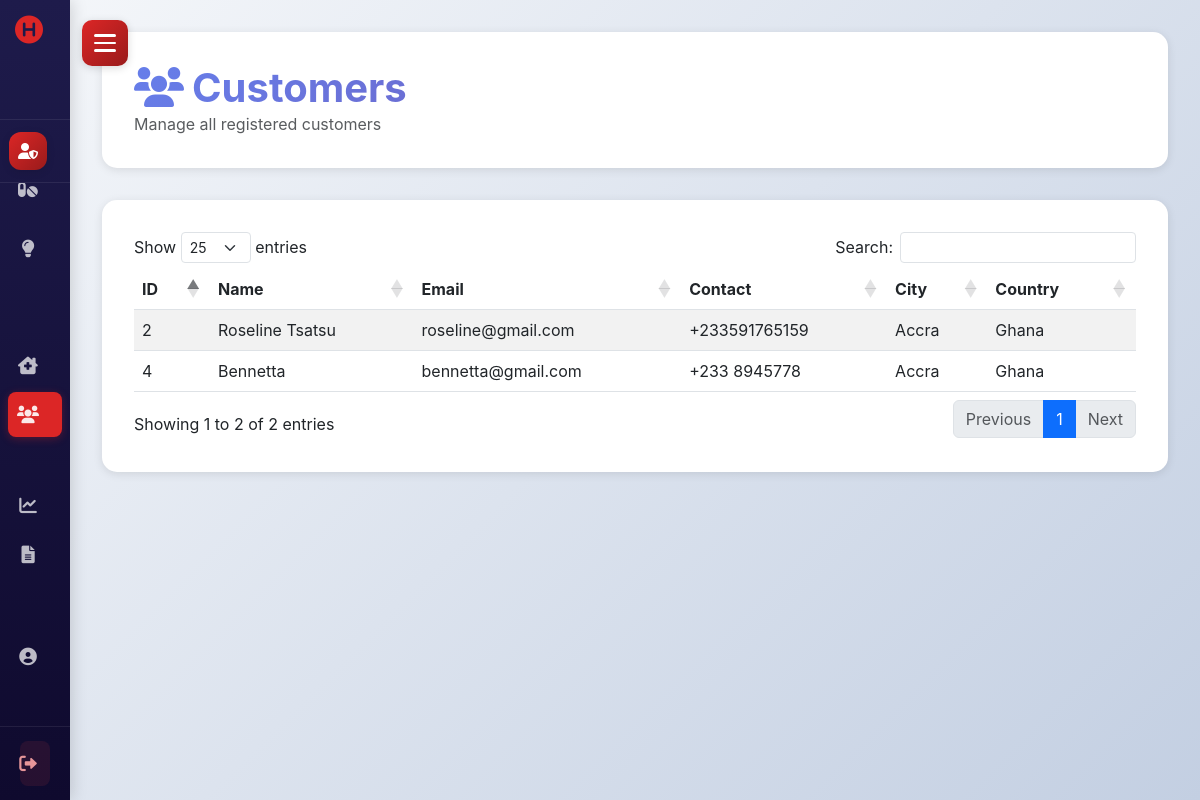
Screenshot of /admin/customers.php (signed in) with the database file from the repository.
### tables this page shows
CREATE TABLE `customer` (
  `customer_id` int(11) NOT NULL,
  `customer_name` varchar(100) NOT NULL,
  `customer_email` varchar(50) NOT NULL,
  `customer_pass` varchar(150) NOT NULL,
  `customer_country` varchar(30) NOT NULL,
  `customer_city` varchar(30) NOT NULL,
  `customer_contact` varchar(15) NOT NULL,
  `customer_image` varchar(100) DEFAULT NULL,
  `user_role` int(11) NOT NULL COMMENT '0=Super Admin, 1=Pharmacy Owner, 2=Customer'
);

### settings/db_class.php (called while the page is built, shortened)
<?php
class db_connection {
    public function db_connect() {
        try {
            $this->db = new mysqli(SERVER, USERNAME, PASSWD, DATABASE);
            return true;
        } catch (Exception $e) {
            error_log("Database connection error: " . $e->getMessage());
            die("Database connection failed. Please try again later.");
        }
    }
}

### controllers/customer_controller.php (called while the page is built, shortened)
<?php
require_once '../classes/customer_class.php';
function get_all_users_by_role_ctr($role) {
    try {
        $customer = new Customer();
        return $customer->getAllUsersByRole($role);
    } catch (Exception $e) {
        error_log("Get users by role controller error: " . $e->getMessage());
        return [];
    }
}
?>

### classes/customer_class.php (called while the page is built, shortened)
<?php
require_once '../settings/db_class.php';
class Customer extends db_connection {
    public function getAllUsersByRole($role) {
        try {
            $stmt = $this->db->prepare("SELECT * FROM customer WHERE user_role = ? ORDER BY customer_name ASC");
            $stmt->bind_param("i", $role);
            $stmt->execute();
            $result = $stmt->get_result();
            $users = [];
            while ($row = $result->fetch_assoc()) {
                $users[] = $row;
            }
            return $users;
        } catch (Exception $e) {
            error_log("Get users by role error: " . $e->getMessage());
            return [];
        }
    }
}

### admin/customers.php (the view, shortened to what this page needs)
<?php
require_once('../settings/core.php');
require_once('../controllers/customer_controller.php');
$customers = get_all_users_by_role_ctr(2);
?>
<!DOCTYPE html>
<html lang="en">
<head>
    <link href="https://cdn.jsdelivr.net/npm/bootstrap@5.3.0/dist/css/bootstrap.min.css" rel="stylesheet">
    <link rel="stylesheet" href="https://cdnjs.cloudflare.com/ajax/libs/font-awesome/6.0.0/css/all.min.css">
    <link rel="stylesheet" href="https://cdn.datatables.net/1.13.4/css/dataTables.bootstrap5.min.css">
    <link rel="stylesheet" href="../css/sidebar.css?v=2.2">
</head>
<body>
    <?php include('../view/components/sidebar_super_admin.php'); ?>
    <div class="main-content">
        <div class="page-header">
            <h1><i class="fas fa-users me-2"></i>Customers</h1>
            <p class="text-muted mb-0">Manage all registered customers</p>
        </div>
        <div class="customers-container">
            <table id="customersTable" class="table table-striped table-hover">
                <thead>
                    <tr>
                        <th>ID</th>
                        <th>Name</th>
                        <th>Email</th>
                        <th>Contact</th>
                        <th>City</th>
                        <th>Country</th>
                    </tr>
                </thead>
                <tbody>
                    <?php foreach ($customers as $customer): ?>
                        <tr>
                            <td><?php echo $customer['customer_id']; ?></td>
                            <td><?php echo htmlspecialchars($customer['customer_name']); ?></td>
                            <td><?php echo htmlspecialchars($customer['customer_email']); ?></td>
                            <td><?php echo htmlspecialchars($customer['customer_contact']); ?></td>
                            <td><?php echo htmlspecialchars($customer['customer_city']); ?></td>
                            <td><?php echo htmlspecialchars($customer['customer_country']); ?></td>
                        </tr>
                    <?php endforeach; ?>
                </tbody>
            </table>
        </div>
    </div>
</body>
</html>

### view/components/sidebar_super_admin.php (shortened to what this page needs)
<?php
$current_page = basename($_SERVER['PHP_SELF']);
?>
<div class="hamburger-menu super-admin" id="hamburgerMenu">
    <div class="bar"></div>
    <div class="bar"></div>
    <div class="bar"></div>
</div>
<div class="sidebar super-admin-theme" id="sidebar">
    <div class="sidebar-header">
        <div class="logo-container">
            <i class="fas fa-hospital-symbol"></i>
        </div>
    </div>
    <div class="user-info">
        <div class="user-avatar">
            <i class="fas fa-user-shield"></i>
        </div>
    </div>
    <nav class="sidebar-nav">
        <ul class="nav-list">
            <li class="nav-item <?php echo $current_page == 'products.php' ? 'active' : ''; ?>">
                <a href="products.php">
                    <i class="fas fa-pills"></i>
                </a>
            </li>
            <li class="nav-item <?php echo $current_page == 'suggestions_review.php' ? 'active' : ''; ?>">
                <a href="suggestions_review.php">
                    <i class="fas fa-lightbulb"></i>
                </a>
            </li>
            <li class="nav-item <?php echo $current_page == 'pharmacies.php' ? 'active' : ''; ?>">
                <a href="pharmacies.php">
                    <i class="fas fa-clinic-medical"></i>
                </a>
            </li>
            <li class="nav-item <?php echo $current_page == 'customers.php' ? 'active' : ''; ?>">
                <a href="customers.php">
                    <i class="fas fa-users"></i>
                </a>
            </li>
            <li class="nav-item <?php echo $current_page == 'analytics.php' ? 'active' : ''; ?>">
                <a href="analytics.php">
                    <i class="fas fa-chart-line"></i>
                </a>
            </li>
            <li class="nav-item <?php echo $current_page == 'reports.php' ? 'active' : ''; ?>">
                <a href="reports.php">
                    <i class="fas fa-file-alt"></i>
                </a>
            </li>
            <li class="nav-item <?php echo ($current_page == 'profile.php' || $current_page == 'edit_profile.php' || $current_page == 'change_password.php') ? 'active' : ''; ?>">
                <a href="profile.php">
                    <i class="fas fa-user-circle"></i>
                </a>
            </li>
        </ul>
    </nav>
    <div class="sidebar-footer">
        <a href="../login/logout.php" class="logout-btn">
            <i class="fas fa-sign-out-alt"></i>
        </a>
    </div>
</div>

### admin/customers.php (style rules this page uses)
:root { --primary-gradient: linear-gradient(135deg, #667eea 0%, #764ba2 100%); --sidebar-width: 280px; }
body { background: linear-gradient(135deg, #f5f7fa 0%, #c3cfe2 100%); min-height: 100vh; }
.main-content { margin-left: var(--sidebar-width); padding: 2rem; transition: margin-left 0.3s ease; }
.page-header { background: white; padding: 2rem; border-radius: 15px; box-shadow: 0 2px 10px rgba(0,0,0,0.1); margin-bottom: 2rem; }
.page-header h1 { background: var(--primary-gradient); -webkit-background-clip: text; -webkit-text-fill-color: transparent; background-clip: text; margin: 0; font-weight: 700; }
.customers-container { background: white; border-radius: 15px; padding: 2rem; box-shadow: 0 2px 10px rgba(0,0,0,0.1); }

### rows the page displays
customer: customer_id "4", customer_name "Bennetta", customer_email "bennetta@gmail.com", customer_contact "+233 8945778", customer_city "Accra", customer_country "Ghana"
customer: customer_id "2", customer_name "Roseline Tsatsu", customer_email "roseline@gmail.com", customer_contact "+233591765159", customer_city "Accra", customer_country "Ghana"
